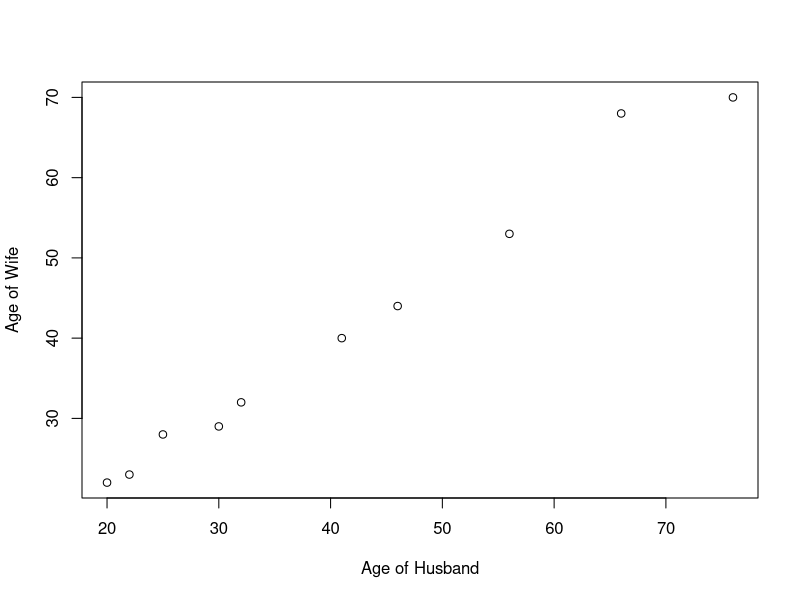

Recreate this plot in R.
fdata <- read.csv("family_data.csv")
str(fdata)
cat("Average age of husband:", mean(fdata$age_husband, na.rm=TRUE), "\n")

plot(fdata$age_husband, fdata$age_wife,
     xlab="Age of Husband", ylab="Age of Wife")
